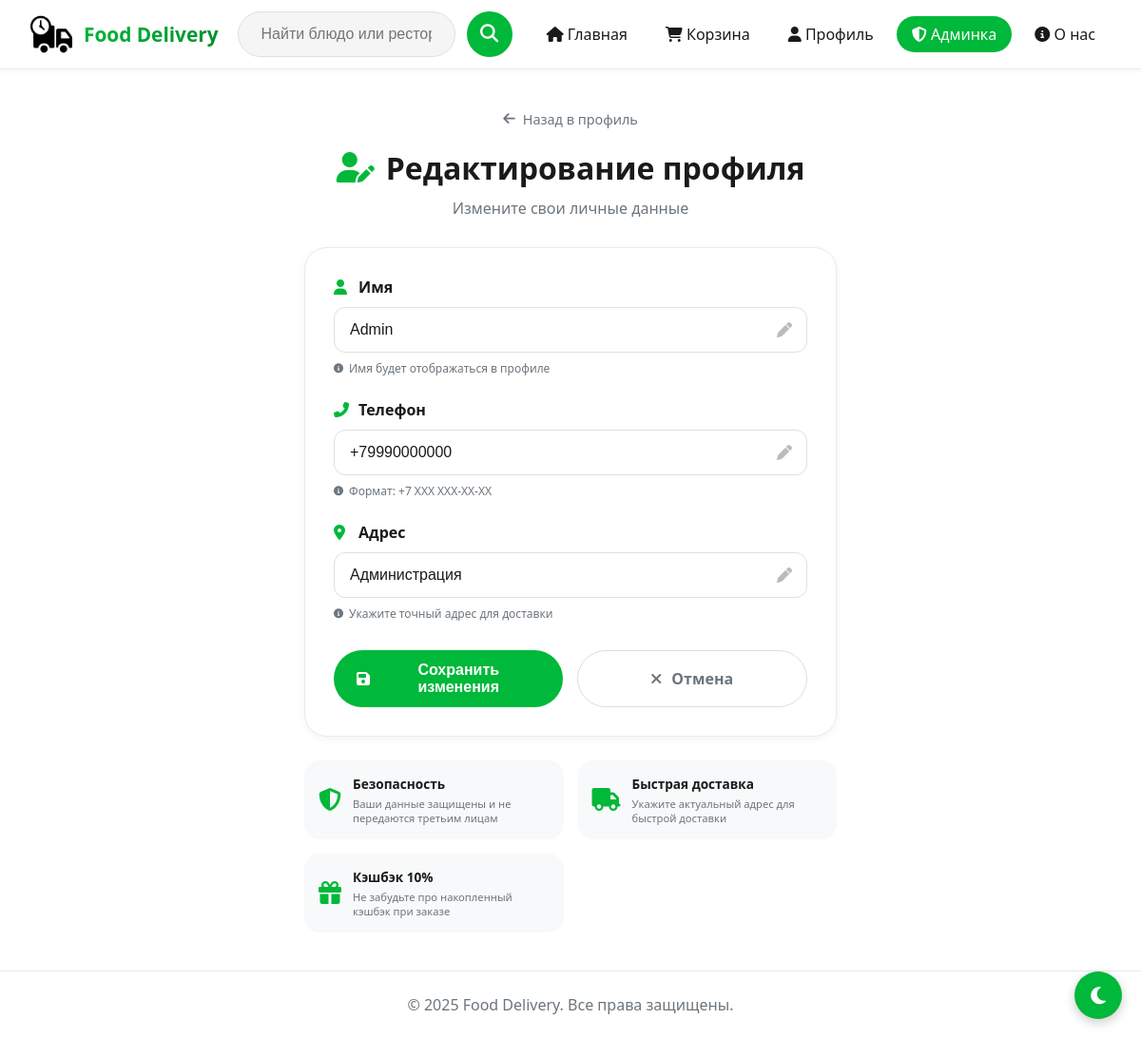
Screenshot of /edit_profile (signed in) with the database file from the repository.
### models.py (models this page shows, shortened)
class User(UserMixin, db.Model):
    __tablename__ = 'user'
    __table_args__ = {'extend_existing': True}
    id = db.Column(db.Integer, primary_key=True)
    username = db.Column(db.String(64), unique=True, nullable=False, index=True)
    email = db.Column(db.String(120), unique=True, nullable=False, index=True)
    password_hash = db.Column(db.String(128), nullable=False)
    phone = db.Column(db.String(30))
    address = db.Column(db.String(255))
    cashback_balance = db.Column(db.Float, default=0.0)
    is_admin = db.Column(db.Boolean, default=False)
    orders = db.relationship('Order', back_populates='user', cascade='all, delete-orphan')

### routes.py (the view)
@main_bp.route('/edit_profile', methods=['GET', 'POST'])
@login_required
def edit_profile():
    form = ProfileForm()
    if form.validate_on_submit():
        current_user.username = form.username.data
        current_user.phone = form.phone.data
        current_user.address = form.address.data
        db.session.commit()
        flash('Профиль успешно обновлён!', 'success')
        return redirect(url_for('main_bp.profile'))
    elif request.method == 'GET':
        form.username.data = current_user.username
        form.phone.data = current_user.phone or ''
        form.address.data = current_user.address or ''
    return render_template('edit_profile.html', form=form)

### forms.py
class ProfileForm(FlaskForm):
    username = StringField('Имя', validators=[DataRequired(), Length(min=2, max=100)])
    phone = StringField('Телефон', validators=[Optional(), Length(max=20)])
    address = StringField('Адрес', validators=[Optional(), Length(max=255)])
    submit = SubmitField('Сохранить')

### app.py (called while the page is built)
@login_manager.user_loader
def load_user(user_id):
    return User.query.get(int(user_id))

### templates/edit_profile.html (shortened to what this page needs)
{% extends "base.html" %}
{% block content %}
<div class="edit-profile-container">
    <div class="edit-profile-header">
        <a href="{{ url_for('main.profile') }}" class="back-link">
            <i class="fas fa-arrow-left"></i> Назад в профиль
        </a>
        <h1><i class="fas fa-user-edit"></i> Редактирование профиля</h1>
        <p>Измените свои личные данные</p>
    </div>
    <form method="POST" class="edit-profile-form" id="profileForm">
        <div class="form-group">
            <label for="username">
                <i class="fas fa-user"></i> {{ form.username.label.text }}
            </label>
            <div class="input-wrapper">
                {{ form.username(class="form-input", id="username", placeholder="Введите ваше имя") }}
                <span class="input-icon"></span>
            </div>
            <small class="input-hint"><i class="fas fa-info-circle"></i> Имя будет отображаться в профиле</small>
        </div>
        <div class="form-group">
            <label for="phone">
                <i class="fas fa-phone-alt"></i> {{ form.phone.label.text }}
            </label>
            <div class="input-wrapper">
                {{ form.phone(class="form-input", id="phone", placeholder="+7 (999) 123-45-67") }}
                <span class="input-icon"></span>
            </div>
            <small class="input-hint"><i class="fas fa-info-circle"></i> Формат: +7 XXX XXX-XX-XX</small>
        </div>
        <div class="form-group">
            <label for="address">
                <i class="fas fa-map-marker-alt"></i> {{ form.address.label.text }}
            </label>
            <div class="input-wrapper">
                {{ form.address(class="form-input", id="address", placeholder="г. Москва, ул. Пушкина, д. 10, кв. 5") }}
                <span class="input-icon"></span>
            </div>
            <small class="input-hint"><i class="fas fa-info-circle"></i> Укажите точный адрес для доставки</small>
        </div>
        <div class="form-actions">
            <button type="submit" class="btn-save">
                <i class="fas fa-save"></i> Сохранить изменения
            </button>
            <a href="{{ url_for('main.profile') }}" class="btn-cancel">
                <i class="fas fa-times"></i> Отмена
            </a>
        </div>
    </form>
    <div class="profile-tips">
        <div class="tip-card">
            <i class="fas fa-shield-alt"></i>
            <div>
                <h4>Безопасность</h4>
                <p>Ваши данные защищены и не передаются третьим лицам</p>
            </div>
        </div>
        <div class="tip-card">
            <i class="fas fa-truck"></i>
            <div>
                <h4>Быстрая доставка</h4>
                <p>Укажите актуальный адрес для быстрой доставки</p>
            </div>
        </div>
        <div class="tip-card">
            <i class="fas fa-gift"></i>
            <div>
                <h4>Кэшбэк 10%</h4>
                <p>Не забудьте про накопленный кэшбэк при заказе</p>
            </div>
        </div>
    </div>
</div>
{% endblock %}

### static/style.css (style rules this page uses)
* { margin: 0; padding: 0; box-sizing: border-box; }
body { font-family: -apple-system, BlinkMacSystemFont, 'Segoe UI', Roboto, 'Helvetica Neue', Arial, sans-serif; background-color: #ffffff; color: #1a1a1a; transition: background 0.3s ease, color 0.3s ease; animation: fadeIn 0.6s ease-out; }
header, footer, nav, .restaurant, .promo-card, .menu-item, .cart-item, .cart-total, .form-container, .profile-card, .admin-card, .card, .search-input, .search-autocomplete, .btn, .category-btn, input, textarea, select, button, .empty-cart, .team-card, .about-card { transition: background 0.3s ease, color 0.3s ease, border-color 0.3s ease, box-shadow 0.3s ease; }
.btn, button[type="submit"], .restaurant .btn { background: #00b83a; color: white; border-radius: 40px; padding: 12px 24px; font-weight: 600; border: none; cursor: pointer; text-decoration: none; display: inline-flex; align-items: center; gap: 8px; transition: all 0.2s ease; }

### templates/base.html (style rules this page uses)
body { animation: fadeInPage 0.5s ease-out; background: #ffffff; color: #1a1a1a; transition: background 0.3s ease, color 0.3s ease; }
header, footer, nav, .restaurant, .restaurant-card, .item-card, .promo-card, .profile-card, .cashback-card, .orders-card, .cart-item, .cart-total, .menu-item, .team-card, .about-card, .form-container, .edit-profile-form, .admin-card, .search-input, .search-autocomplete, .btn, .category-btn, .search-btn, input, textarea, select, button { transition: background 0.3s ease, color 0.3s ease, border-color 0.3s ease, box-shadow 0.3s ease !important; }

### templates/edit_profile.html (style rules this page uses)
.edit-profile-container { max-width: 600px; margin: 40px auto; padding: 0 20px; }
.edit-profile-header { text-align: center; margin-bottom: 30px; }
.back-link { display: inline-flex; align-items: center; gap: 8px; color: #6c757d; text-decoration: none; margin-bottom: 20px; font-size: 0.9rem; transition: color 0.2s; }
.edit-profile-header h1 { font-size: 2rem; color: #1a1a1a; margin-bottom: 10px; display: flex; align-items: center; justify-content: center; gap: 12px; }
.edit-profile-header h1 i { color: #00b83a; }
.edit-profile-header p { color: #6c757d; font-size: 1rem; }
.edit-profile-form { background: white; border-radius: 24px; padding: 30px; border: 1px solid #eaeaea; box-shadow: 0 2px 8px rgba(0,0,0,0.05); margin-bottom: 25px; }
.form-group { margin-bottom: 24px; }
.form-group label { display: flex; align-items: center; gap: 8px; font-weight: 600; margin-bottom: 10px; color: #1a1a1a; }
.form-group label i { color: #00b83a; width: 18px; }
.input-wrapper { position: relative; }
.form-input { width: 100%; padding: 14px 45px 14px 16px; border: 1px solid #e0e0e0; border-radius: 12px; font-size: 1rem; background: #ffffff !important; color: #1a1a1a; transition: all 0.2s; box-sizing: border-box; }
.form-input::placeholder { color: #aaa; }
.input-icon { position: absolute; right: 16px; top: 50%; transform: translateY(-50%); color: #bbb; pointer-events: none; }
.input-hint { display: flex; align-items: center; gap: 6px; color: #6c757d; font-size: 0.75rem; margin-top: 8px; }
.input-hint i { font-size: 10px; }
.form-actions { display: flex; gap: 15px; margin-top: 30px; }
.btn-save { flex: 1; padding: 14px 24px; background: #00b83a; color: white; border: none; border-radius: 40px; font-size: 1rem; font-weight: 600; cursor: pointer; display: flex; align-items: center; justify-content: center; gap: 10px; transition: all 0.2s; }
.btn-cancel { flex: 1; padding: 14px 24px; background: white; color: #6c757d; border: 1px solid #ddd; border-radius: 40px; font-size: 1rem; font-weight: 600; cursor: pointer; text-decoration: none; display: flex; align-items: center; justify-content: center; gap: 10px; transition: all 0.2s; }
.profile-tips { display: grid; grid-template-columns: repeat(auto-fit, minmax(180px, 1fr)); gap: 15px; margin-top: 20px; }
.tip-card { background: #f8f9fa; border-radius: 16px; padding: 15px; display: flex; align-items: center; gap: 12px; transition: all 0.2s; }
.tip-card i { font-size: 24px; color: #00b83a; }
.tip-card h4 { font-size: 0.85rem; margin: 0 0 4px 0; color: #1a1a1a; }
.tip-card p { font-size: 0.7rem; margin: 0; color: #6c757d; }

### rows the page displays
User: username "Admin", phone "+79990000000", address "Администрация"
